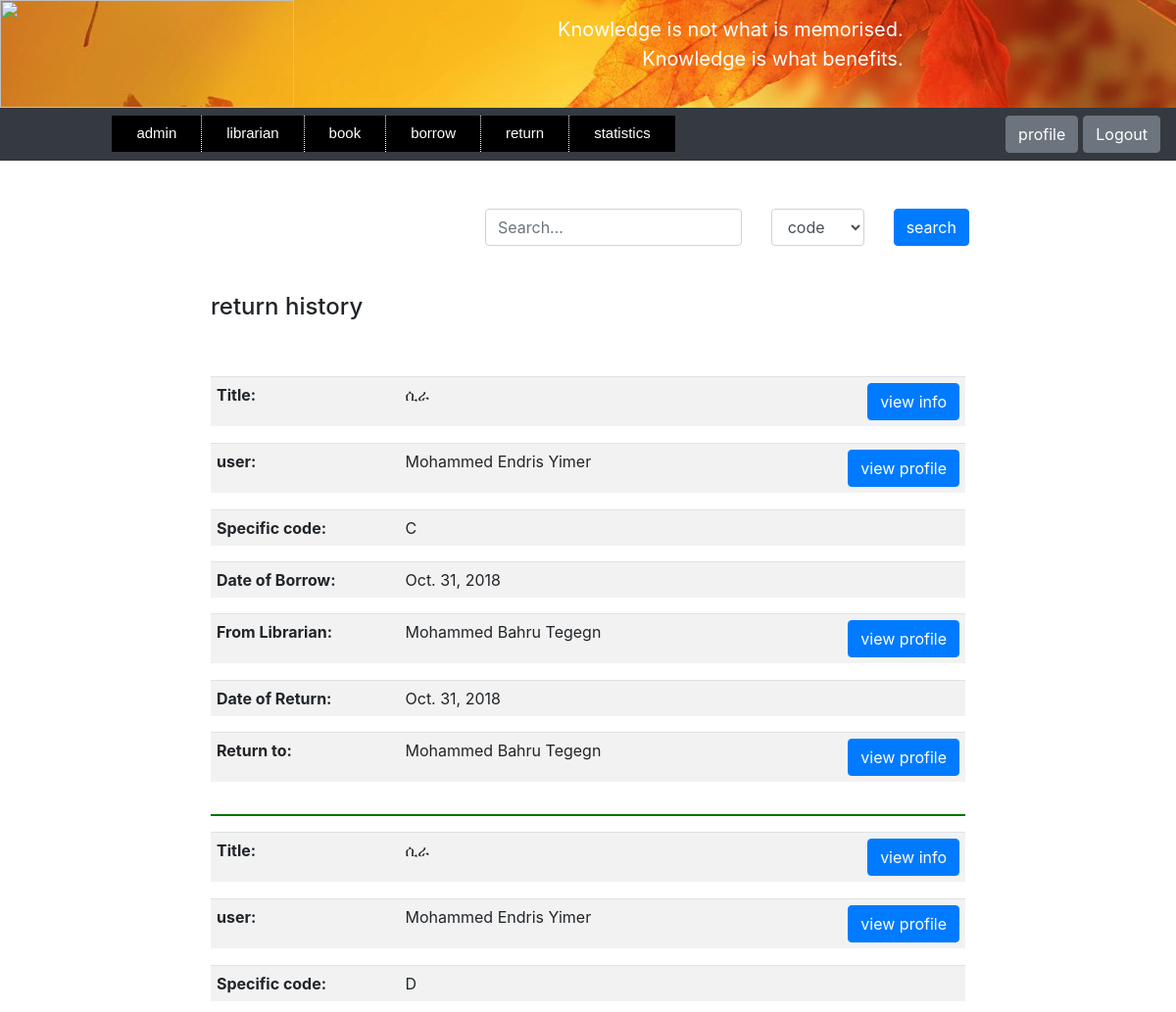
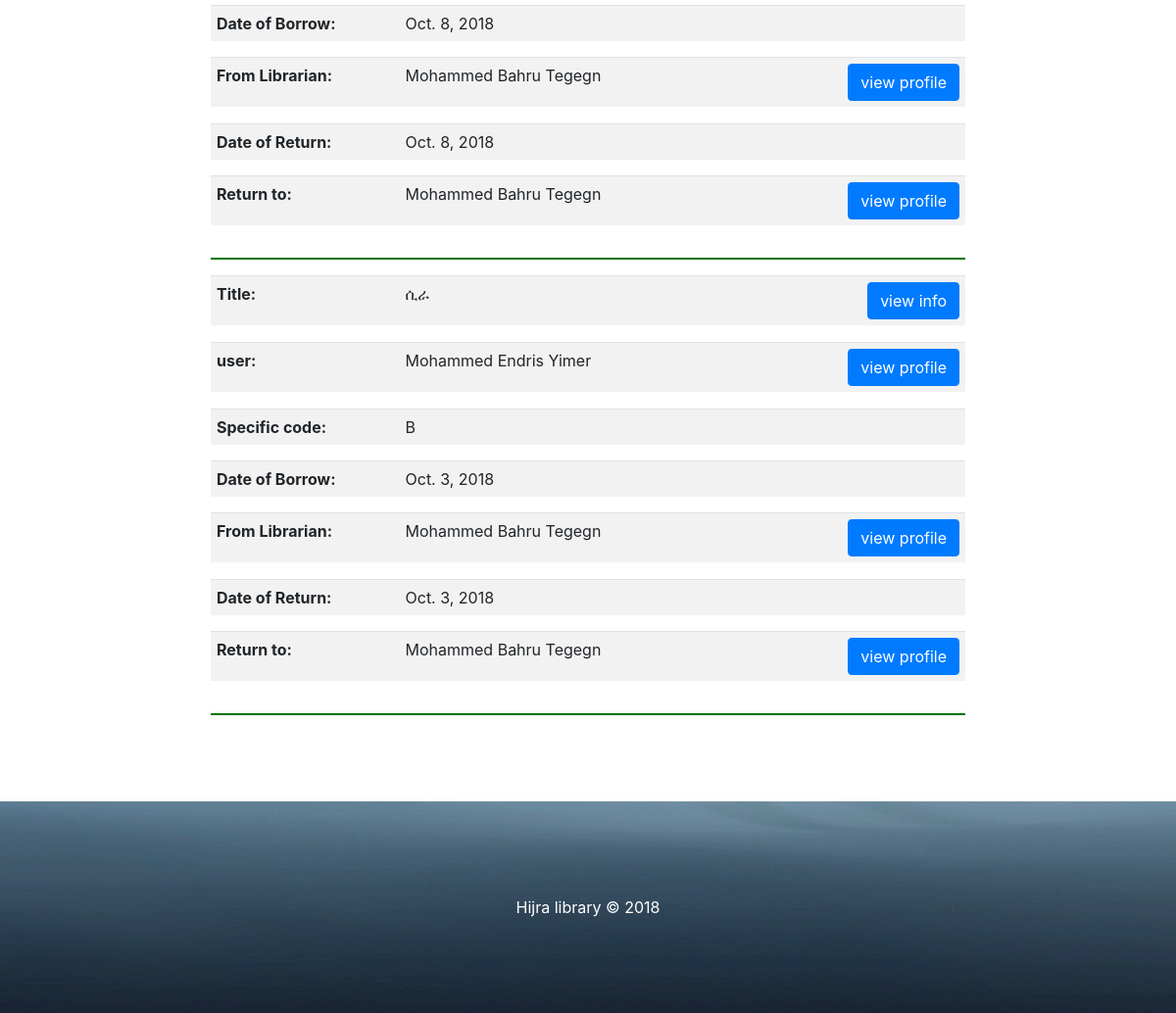
Screenshot of /search-return-book-by-admin/ (signed in) with the database file from the repository (2 pictures, top to bottom).
### store/models.py (models this page shows, shortened)
class Borrow(models.Model):
    user = models.ForeignKey(User, on_delete=models.CASCADE)
    book = models.ForeignKey(Book, on_delete=models.CASCADE)
    librarian = models.ForeignKey(Librarian, on_delete=models.CASCADE, null=True, blank=True,
                                  related_name='borrow_librarian')
    specific_code = models.CharField(max_length=200)
    borrow_date = models.DateField()
    return_date = models.DateField(blank=True, null=True)
    return_to = models.ForeignKey(Librarian, on_delete=models.CASCADE, null=True, blank=True,
                                  related_name='return_librarian')

class Book(models.Model):
    code = models.CharField(max_length=200, unique=True)
    title = models.CharField(max_length=200)
    author = models.CharField(max_length=200)
    pub_year = models.PositiveSmallIntegerField(null=True, blank=True)
    category = models.ForeignKey(Category, on_delete=models.CASCADE, null=True, blank=True)
    description = models.TextField(blank=True)
    page = models.PositiveIntegerField()
    amount = models.PositiveIntegerField(default=1)
    specific_code = CollectionField(sort=True, unique_items=True, collection_type=set)
    borrow_specific_code = CollectionField(sort=True, unique_items=True, collection_type=set, blank=True)
    image = models.ImageField(upload_to='', blank=True, default='book.png')
    register_date = models.DateField()
    class Meta:
        unique_together = ('title', 'author', 'page')
    def image_tag(self):
        return mark_safe('<img src="%s" width="150" height="150"/>' % self.image.url)
    image_tag.short_description = 'Image'
    image_tag.allow_tags = True

class User(models.Model):
    user_id = models.CharField(max_length=200, blank=True, unique=True)
    name = models.CharField(max_length=200, help_text='Enter user Name')
    middle_name = models.CharField(max_length=200)
    last_name = models.CharField(max_length=200)
    phone_regex = RegexValidator(
        regex=r'^\+?1?\d{10,15}$',
        message='Phone number must be entered in the format : 0987654321 or +251987654321 up to 15 digits allowed'
    )
    phone = models.CharField(validators=[phone_regex], max_length=15)
    year = models.PositiveSmallIntegerField(blank=True, null=True, default=0)
    department = models.CharField(max_length=200, null=True, blank=True)
    email = models.EmailField(blank=True)
    password_regex = RegexValidator(
        regex=r'^\S{6,1024}',
        message='password must be at least 6 character'
    )
    password = models.CharField(validators=[password_regex], max_length=1024)
    password_hint = models.CharField(max_length=200, blank=True)
    sex = models.CharField(max_length=200, choices=(('male', 'male'), ('female', 'female')))
    photo = models.ImageField(blank=True, default='null.png')
    register_date = models.DateField()
    def image_tag(self):
        return mark_safe('<img src="%s" width="150" height="150"/>' % self.photo.url)
    image_tag.short_description = 'Photo'
    image_tag.allow_tags = True

class Librarian(models.Model):
    librarian_id = models.CharField(max_length=200, blank=True, unique=True)
    name = models.CharField(max_length=200)
    middle_name = models.CharField(max_length=200)
    last_name = models.CharField(max_length=200)
    phone_regex = RegexValidator(
        regex=r'^\+?1?\d{10,15}$',
        message='Phone number must be entered in the format : 0987654321 or +251987654321 up to 15 digits allowed'
    )
    phone = models.CharField(validators=[phone_regex], max_length=15)
    year = models.PositiveSmallIntegerField(blank=True, null=True, default=0)
    department = models.CharField(max_length=200, null=True, blank=True)
    email = models.EmailField(blank=True)
    password_regex = RegexValidator(
        regex=r'^\S{6,1024}',
        message='password must be at least 6 character'
    )
    password = models.CharField(validators=[password_regex], max_length=1024)
    password_hint = models.CharField(max_length=200, blank=True)
    sex = models.CharField(max_length=200, choices=(('male', 'male'), ('female', 'female')))
    photo = models.ImageField(blank=True, default='null.png')
    register_date = models.DateField()
    def image_tag(self):
        return mark_safe('<img src="%s" width="150" height="150"/>' % self.photo.url)
    image_tag.short_description = 'Photo'
    image_tag.allow_tags = True

### store/views.py (the view)
# urls.py: path('search-return-book-by-admin/', views.search_book_return_by_admin, name='search_return_book_by_admin'),
def search_book_return_by_admin(request):
    admin_id = request.session.get('admin_auth')
    if not admin_id:
        raise Http404("You are not Logged in")
    admin = Admin.objects.get(admin_id=admin_id)
    if request.method == "POST":
        form = BorrowBookSearch(request.POST)
        text = request.POST.get('search_engine')
        catalog = request.POST.get('catalog')
        if catalog == 'code':
            borrow = Borrow.objects.filter(book__code__contains=text).exclude(return_date=None)
        elif catalog == 'title':
            borrow = Borrow.objects.filter(book__title__contains=text).exclude(return_date=None)
        elif catalog == 'user_id':
            borrow = Borrow.objects.filter(user__sex=admin.sex, user__user_id__contains=text).exclude(return_date=None)
        else:
            borrow = Borrow.objects.filter(user__sex=admin.sex, user__name__contains=text).exclude(return_date=None) | \
                     Borrow.objects.filter(user__sex=admin.sex, user__last_name__contains=text).\
                         exclude(return_date=None) | \
                     Borrow.objects.filter(user__sex=admin.sex, user__middle_name__contains=text).\
                         exclude(return_date=None)
    else:
        form = BorrowBookSearch()
        borrow = Borrow.objects.all().exclude(return_date=None)
    borrow = sorted(borrow, key=lambda x: x.return_date, reverse=True)
    for i in borrow:
        i.book.photo = "Images/" + str(i.book.image)
        i.user.image = "Images/" + str(i.user.photo)
        if i.librarian:
            i.librarian.image = "Images/" + str(i.librarian.photo)
        if i.return_to:
            i.return_to.image = "Images/" + str(i.return_to.photo)
    return render(request, 'webpages/search_return_book_by_admin.html',
                  {'form': form, 'borrow': borrow, 'sex': admin.sex})

### store/forms.py
class BorrowBookSearch(forms.Form):
    search_engine = forms.CharField(
        label='',
        max_length=1024,
        widget=forms.TextInput(attrs={'placeholder': 'Search...'}),
    )
    catalog = ChoiceField(
        label='',
        widget=forms.Select(),
        choices=[('code', 'code'), ('title', 'title'), ('user_id', 'user id'), ('user_name', 'user name')],
        initial='code'
    )

### store/models.py (called while the page is built)
    def __str__(self):
        return self.name

### store/templates/webpages/search_return_book_by_admin.html (shortened to what this page needs)
<!DOCTYPE html>
<html lang="en">
<head>
    {% include "webpages/admin_page.html" %}
    {%load static%}
    {%load filter%}
    {% load widget_tweaks %}
    <link rel="stylesheet" href="{% static 'files/bootstrap/css/bootstrap.css' %}"  type="text/css" >
    <link rel="stylesheet" href="{% static 'files/style5.css' %}"  type="text/css" >
    <link rel="stylesheet" href="{% static 'files/style6.css' %}"  type="text/css" >
    <link rel="stylesheet" href="{% static 'files/style8.css' %}"  type="text/css" >
</head>
    <body>
        {% block search %}
            <div class = "container col-5" align="right" style="margin-left:40%;">
            <form  method="post" novalidate>
                <div class="row">
                    {% for field in form.visible_fields %}
                        {% if field.name == 'search_engine' %}
                            <div class="col-md-7">
                                {% render_field field class="form-control" %}
                            </div>
                        {% else %}
                           <div class="col-md-3 ">
                                {% render_field field class="form-control" %}
                            </div>
                        {% endif %}
                    {% endfor %}
                    <div class="col-md-2">
                    <button type="submit" class = "btn btn-primary"> search</button>
                    </div>
                </div>
            </form>
            </div>
            <br>
        {% endblock %}
        <div class="container col-8">
            {% if borrow %}
                    <br><h4>return  history</h4><br><br>
                {% else %}
                    <br><h4>There is no result</h4><br>
            {% endif %}
        </div>
        {% for i in borrow %}
            <div class="container col-8">
                {% if i.user.sex == sex %}
                <table  class="table table-striped">
                {% else %}
                 <table  class="table table-primary">
                 {% endif %}
                    <tr>
                        <td style="width: 25%;"><strong>Title:</strong></td>
                        <td style="width: 50%;">{{i.book.title}} </td>
                        <td style="width: 25%;" align="right">
                            <input type="button"  id ="button-book-{{i.id}}" class="btn btn-primary"  onclick="bookFunction({{i.id}})"
                      value="view info" ></td>
                    </tr>
                 {% if i.user.sex == sex %}
                    </table>
                 {% else %}
                    </table>
                {% endif %}
            </div>
            <div class="container col-8">
            </div>
        {% if i.user.sex == sex %}
            <div class="container col-8">
                <table  class="table table-striped">
                    <tr>
                        <td style="width: 25%;"><strong>user:</strong></td>
                        <td style="width: 50%;">{{i.user.name}} {{i.user.middle_name}}  {{i.user.last_name}}</td>
                        <td style="width: 25%;" align="right">
                            <input type="button"  id ="button-{{i.id}}" class="btn btn-primary"  onclick="myFunction({{i.id}})"
                      value="view profile" ></td>
                    </tr>
                </table>
            </div>
            <div class="container col-8">
            </div>
            <div class="container col-8">
                <table  class="table table-striped">
                    <tr>
                        <td style="width: 25%;"><strong>Specific code:</strong></td>
                        <td style="width: 75%;">{{i.specific_code}} </td>
                    </tr>
                </table>
            </div>
            <div class="container col-8">
                <table  class="table table-striped">
                    <tr>
                        <td style="width: 25%;"><strong>Date of Borrow:</strong></td>
                        <td style="width: 75%;">{{i.borrow_date}} </td>
                    </tr>
                </table>
            </div>
            {% if i.librarian %}
                <div class="container col-8">
                    <table  class="table table-striped">
                        <tr>
                            <td style="width: 25%;"><strong>From Librarian:</strong></td>
                            <td style="width: 50%;">{{i.librarian.name}} {{i.librarian.middle_name}}  {{i.librarian.last_name}}</td>
                            <td style="width: 25%;" align="right">
                                <input type="button"  id ="button4-{{i.id}}" class="btn btn-primary"  onclick="librarianFun({{i.id}})"
                                    value="view profile" style="margin-left:15px;"></td>
                        </tr>
                    </table>
                </div>
                <div class="container col-8">
                </div>
            {% endif %}
            <div class="container col-8">
                <table  class="table table-striped">
                    <tr>
                        <td style="width: 25%;"><strong>Date of Return:</strong></td>
                        <td style="width: 75%;">{{i.return_date}} </td>
                    </tr>
                </table>
            </div>
            {% if i.return_to %}
                <div class="container col-8">
                        <table  class="table table-striped">
                            <tr>
                                <td style="width: 25%;"><strong>Return to:</strong></td>
                                <td style="width: 50%;">{{i.return_to.name}} {{i.return_to.middle_name}}  {{i.return_to.last_name}}</td>
                                <td style="width: 25%;" align="right">
                                    <input type="button"  id ="button5-{{i.id}}" class="btn btn-primary"  onclick="returnLibrarianFun({{i.id}})"
                                        value="view profile" style="margin-left:15px;"></td>
                            </tr>
                        </table>
                </div>
                <div class="container col-8">
                </div>
            {% endif %}
        {% endif %}
        <div class="container col-8"><hr></div>
        {% endfor %}
    </body>
    <footer>
        {% include "webpages/footer.html" %}
    </footer>
</html>

### store/static/files/style3.css (style rules this page uses)
a.butt:link, a.back:visited, { background-color: #11aa44; color: white; }
table, th, td { border: 1px solid black; }

### store/static/files/style6.css (style rules this page uses)
.table-striped>tbody>tr>td { padding:6px; text-font:8px; }
hr { background-color: green; border-width:2px; }

### rows the page displays
Borrow: book "ሲራ", user.name "Mohammed", user.middle_name "Endris", user.last_name "Yimer", specific_code "C", borrow_date "Oct. 31, 2018", librarian.name "Mohammed", librarian.middle_name "Bahru", librarian.last_name "Tegegn", return_date "Oct. 31, 2018", return_to.name "Mohammed", return_to.middle_name "Bahru", return_to.last_name "Tegegn"
Borrow: book "ሲራ", user.name "Mohammed", user.middle_name "Endris", user.last_name "Yimer", specific_code "D", borrow_date "Oct. 8, 2018", librarian.name "Mohammed", librarian.middle_name "Bahru", librarian.last_name "Tegegn", return_date "Oct. 8, 2018", return_to.name "Mohammed", return_to.middle_name "Bahru", return_to.last_name "Tegegn"
Borrow: book "ሲራ", user.name "Mohammed", user.middle_name "Endris", user.last_name "Yimer", specific_code "B", borrow_date "Oct. 3, 2018", librarian.name "Mohammed", librarian.middle_name "Bahru", librarian.last_name "Tegegn", return_date "Oct. 3, 2018", return_to.name "Mohammed", return_to.middle_name "Bahru", return_to.last_name "Tegegn"
